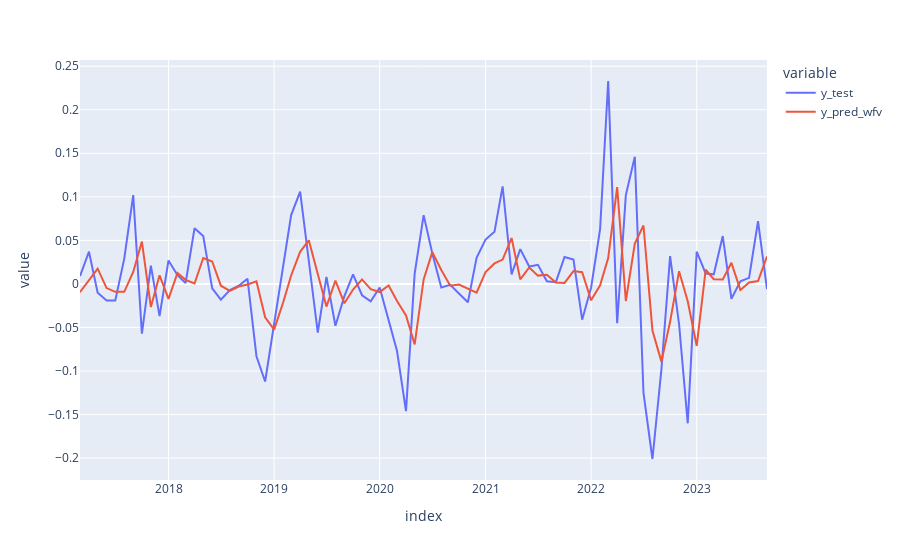

Notebook source saved alongside this figure:
### Code cell
df_predictions = pd.DataFrame({'y_test': y_test, 'y_pred_wfv': y_pred_wfv})
fig = px.line(df_predictions,labels={'values': 'dif'})
fig.show()
